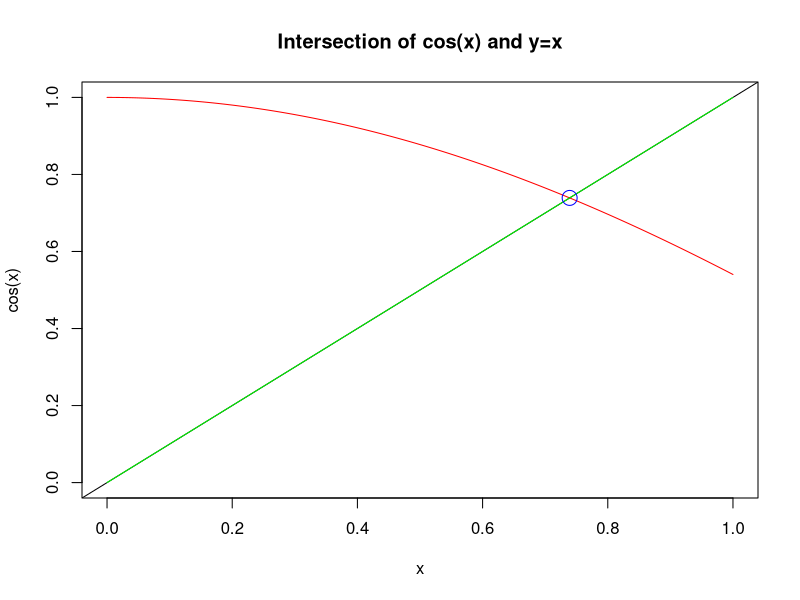
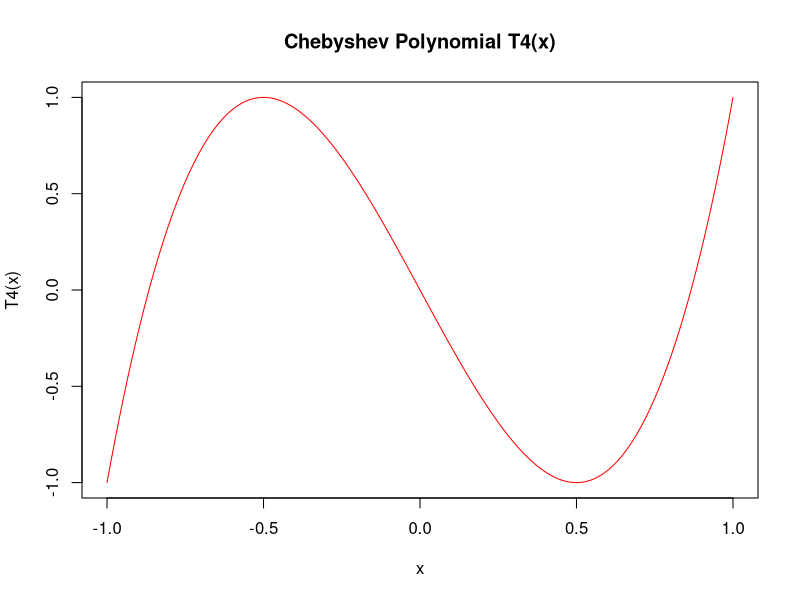

The R source for these figures, in order:
ChebyshevCoef <- function(n) {
  a0 <- numeric(n) # Initialize coefficients for T0(x)
  a0[1] <- 1
  a1 <- numeric(n) # Initialize coefficients for T1(x)
  a1[2] <- 1
  for (i in 3:n) {
    a <- 2 * c(0, a1[-n]) - a0 # Generate coefficients for Tn(x)
    a0 <- a1
    a1 <- a
  }
  return(a1)
}

Newton <- function(f, fd, x0, tol = 1e-8) {
  x <- x0
  repeat {
    dx <- f(x) / fd(x) # Fix: Correct Newton's update formula
    x <- x - dx
    if (abs(dx) < tol) return(x)
  }
}

NewtonHorner <- function(a, x0, tol = 1e-8) {
  x <- x0
  repeat {
    res <- Horner(a, x)
    dx <- res[1] / res[2] # Fix: Correct the derivative-based update
    x <- x - dx
    if (abs(dx) < tol) return(x)
  }
}

Horner <- function(a, x) {
  n <- length(a)
  y <- a[n]
  yd <- 0
  if (n > 1) {
    for (i in (n - 1):1) {
      yd <- yd * x + y
      y <- y * x + a[i]
    }
  }
  return(c(y, yd))
}

PolX <- function(a, x) {
  n <- length(a)
  y <- 0
  yd <- 0
  for (i in 1:n) {
    y <- y + a[i] * x^(i - 1)
    if (i > 1) {
      yd <- yd + (i - 1) * a[i] * x^(i - 2)
    }
  }
  return(c(y, yd))
}

# Example 1: Use Horner and PolX
n <- 2
x <- 2
a <- runif(n)
cat("Horner result:", Horner(a, x), "\n")
cat("PolX result:", PolX(a, x), "\n")

# Example 2: Plotting cos(x) and intersection with y = x
x <- seq(0, 1, 0.0001)
plot(x, cos(x), ylim = c(0, 1), type = 'l', col = 'red', main = "Intersection of cos(x) and y=x")
abline(a = 0, b = 1, col = 'black')
lines(x, x, col = 'green')

# Intersection using Newton's method
inters <- Newton(f = function(x) cos(x) - x, fd = function(x) -sin(x) - 1, x0 = 0, tol = 1e-8)
points(inters, cos(inters), col = 'blue', cex = 2)
cat("Intersection at:", inters, "\n")

# Example 3: Chebyshev Polynomials
a <- ChebyshevCoef(4)
x <- seq(-1, 1, 0.0001)
chebyshev_values <- sapply(x, function(x) Horner(a, x)[1])
plot(x, chebyshev_values, type = 'l', col = 'red', main = "Chebyshev Polynomial T4(x)", ylab = "T4(x)", xlab = "x")
